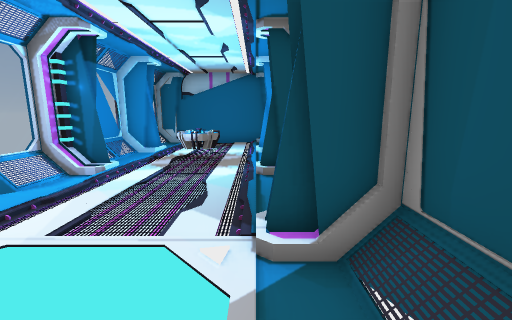
view 1 (above)

16 first-person views from a walk through a scene from a Unity 3-D project. The camera is 1.5 m above the floor, tilts 10° down and sees 90° across. The floor is counted in squares, 1 m on a side. Each view is taken from the middle of a square. On the plan, view 1 faces up. The plan holds only what a view shows up to about 13 squares ahead; the rest is blank. The place goes on beyond the plan.

view 2
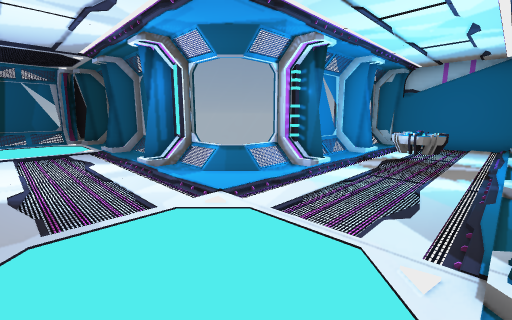

view 3
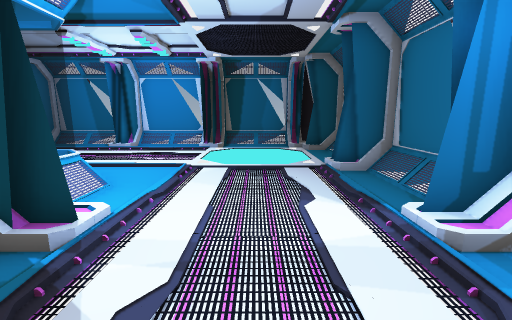

view 4
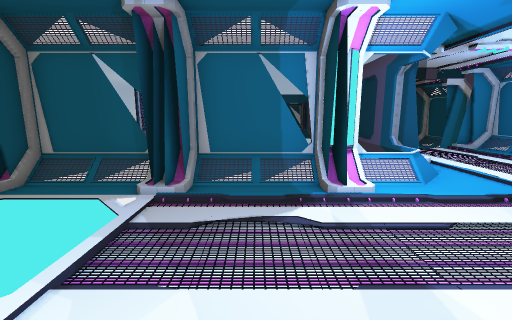

view 5
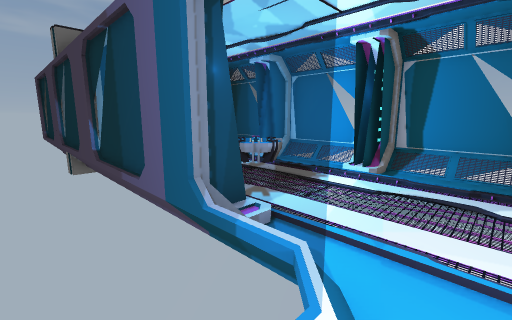

view 6
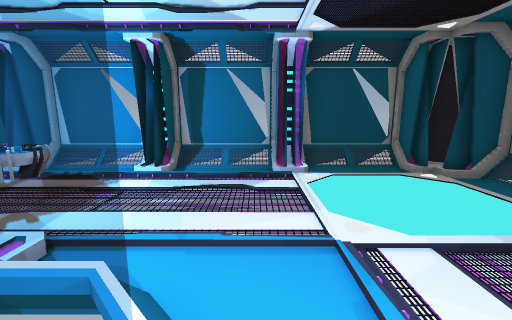

view 7
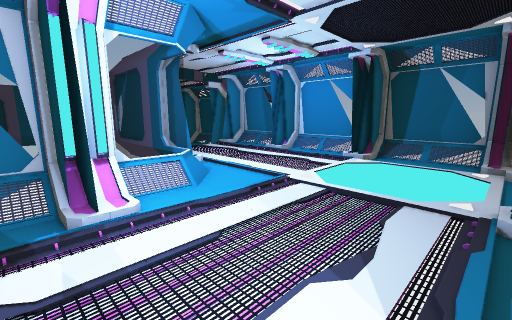

view 8
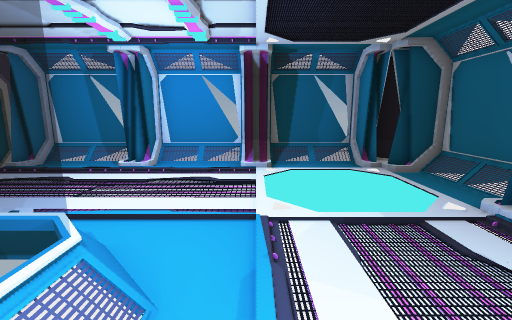

view 9
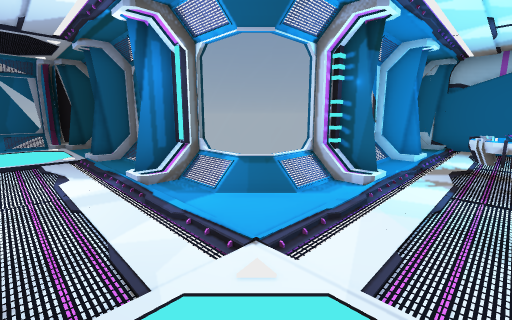

view 10
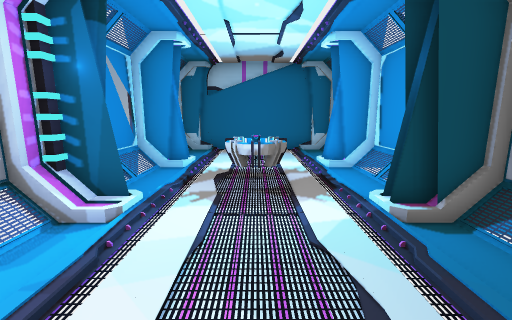

view 11
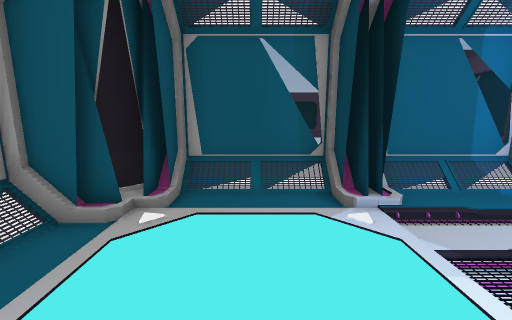

view 12
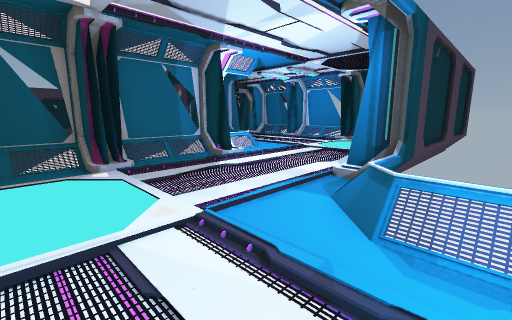

view 13
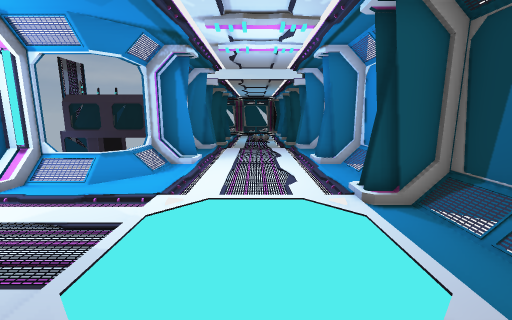

view 14
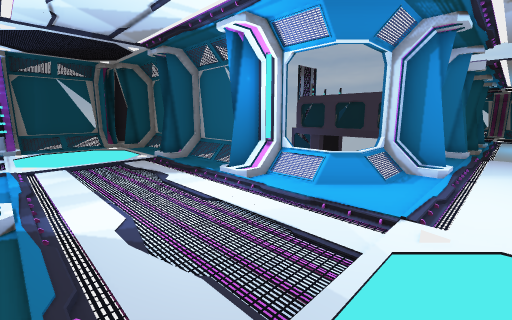

view 15
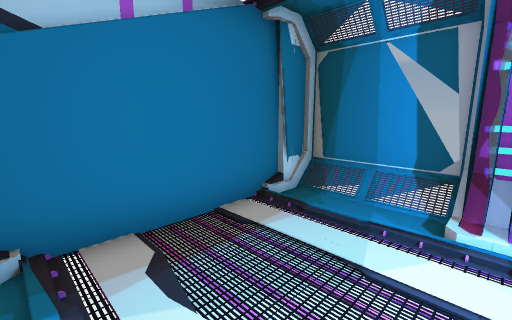

view 16
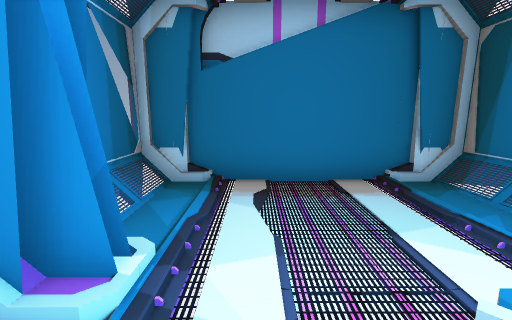

### Floor plan
Key: @ floor where view 1 was taken; # wall or solid block; . floor; / step, stairs or slope; = window, fence, low wall or low ledge; P projector; T thing the floor can be seen under or through; O other object.
Columns run from 18 left of view 1 to 2 right of it. Each row starts with its distance up from view 1.
 16             =
 15             #OOOOOO##
 14             =/......=
 13             #/......#
 12             =/......=
 11             ##/....##
 10             =/......=
  9             #/..P...#
  8             =/......=
  7             ##/....##
  6             =/...../=
  5   #=#=#=#=#==/...../#
  4  ##///#///#//....../=
  3 ###................##
  2 =/................./=
  1 #/................./#
  0 =/................@/=
 -1 ##/......./.../...###
 -2 =/......//#///#///##
 -3 #/...../==#=#=#=#=#
 -4 =/...../=
 -5 ##/....TT
 -6 =/......=
 -7 #/......#
 -8 =/......=
 -9 ###   ###

Where each view was taken, in squares from view 1:
view 1: 0 up, 0 right, facing up
view 2: 0 up, 0 right, facing up-left
view 3: 1 up, 5 left, facing left
view 4: 4 up, 6 left, facing down
view 5: 4 up, 7 left, facing up-right
view 6: 4 up, 7 left, facing right
view 7: 3 up, 7 left, facing down-left
view 8: 1 down, 8 left, facing left
view 9: 1 up, 2 left, facing up-left
view 10: 3 up, 2 left, facing up
view 11: 3 up, 2 left, facing down
view 12: 6 up, 2 left, facing down-left
view 13: 4 up, 14 left, facing down
view 14: 3 up, 13 left, facing down-right
view 15: 11 up, 4 left, facing up-right
view 16: 9 up, 3 left, facing up
